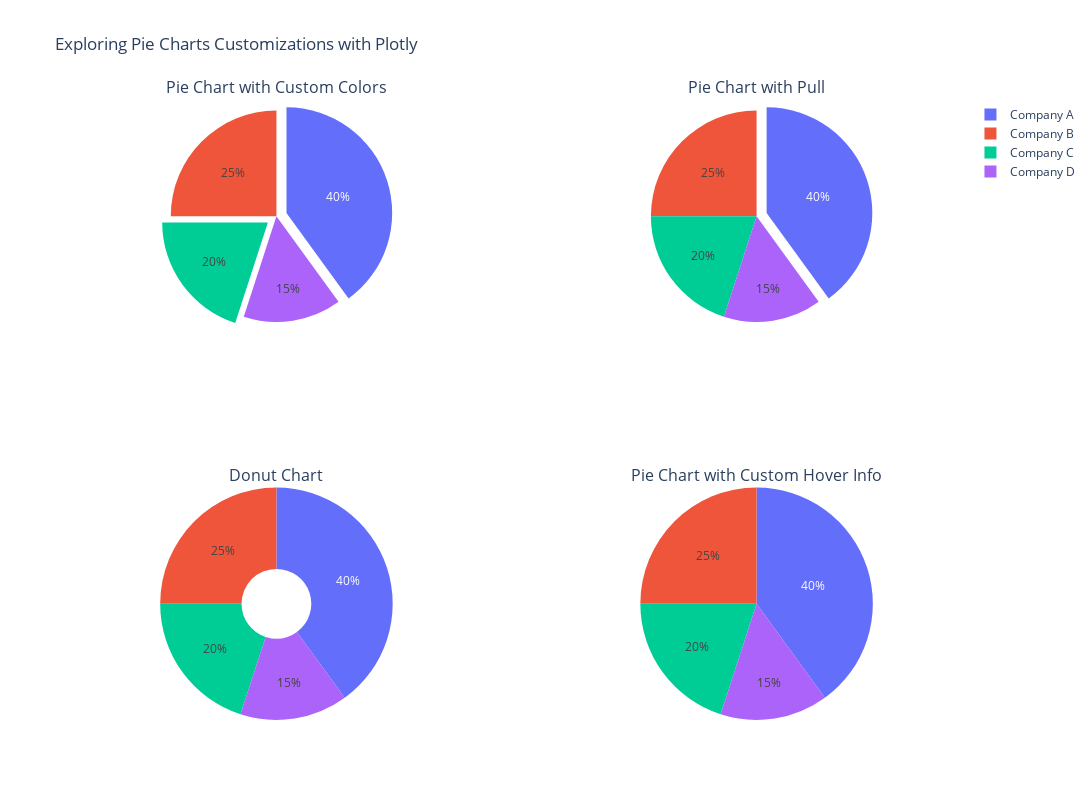

Write notebook code for a chart like this one.
### Markdown cell above
**Customizing the Pie Charts**

Customizations include adjusting slice colors, adding labels, and controlling the overall appearance.

### Code cell
# Import necessary libraries
import plotly.graph_objects as go
from plotly.subplots import make_subplots

# Sample data for the pie chart
companies = ['Company A', 'Company B', 'Company C', 'Company D']
market_share = [40, 25, 20, 15]

# Create a subplot layout for pie charts
fig = make_subplots(rows=2, cols=2, 
                    specs=[[{'type':'domain'}, {'type':'domain'}], 
                           [{'type':'domain'}, {'type':'domain'}]],
                    subplot_titles=('Pie Chart with Custom Colors',
                                    'Pie Chart with Pull',
                                    'Donut Chart',
                                    'Pie Chart with Custom Hover Info'))

# 1. Pie Chart with Exploded Slices
# 'Exploding' the slices for 'Company A' and 'Company C'
explode = [0.1, 0, 0.1, 0]  # 'Company A' and 'Company C' will be separated from the main pie
fig.add_trace(go.Pie(labels=companies, values=market_share, pull=explode, name='Exploded Slices Pie Chart'), row=1, col=1)

# 2. Pie Chart with Pull
# 'Pull' can be used to highlight a segment of the pie chart
pull = [0.1, 0, 0, 0]  # 'Company A' will be pulled out by 10%
fig.add_trace(go.Pie(labels=companies, values=market_share, pull=pull, name='Pie Chart with Pull'), row=1, col=2)

# 3. Donut Chart
fig.add_trace(go.Pie(labels=companies, values=market_share, hole=0.3, name='Donut Chart'), row=2, col=1)

# 4. Pie Chart with Custom Hover Info
hoverinfo = ["Company: {}<br>Market Share: {}%".format(company, share) for company, share in zip(companies, market_share)]
fig.add_trace(go.Pie(labels=companies, values=market_share, hoverinfo="text", hovertext=hoverinfo, name='Custom Hover Info Pie Chart'), row=2, col=2)

# Update layout with a title
fig.update_layout(title_text="Exploring Pie Charts Customizations with Plotly",width=1500, height=800)

# Display the combined pie charts with all customizations
fig.show()

### Figure 1 — Plotly figure (JSON) as saved in the notebook; plotly's stock layout.template omitted (floating-point values rounded to 4 significant figures)
{"data": [{"domain": {"x": [0, 0.45], "y": [0.625, 1]}, "labels": ["Company A", "Company B", "Company C", "Company D"], "name": "Exploded Slices Pie Chart", "pull": [0.1, 0, 0.1, 0], "type": "pie", "values": [40, 25, 20, 15]}, {"domain": {"x": [0.55, 1], "y": [0.625, 1]}, "labels": ["Company A", "Company B", "Company C", "Company D"], "name": "Pie Chart with Pull", "pull": [0.1, 0, 0, 0], "type": "pie", "values": [40, 25, 20, 15]}, {"domain": {"x": [0, 0.45], "y": [0, 0.375]}, "hole": 0.3, "labels": ["Company A", "Company B", "Company C", "Company D"], "name": "Donut Chart", "type": "pie", "values": [40, 25, 20, 15]}, {"domain": {"x": [0.55, 1], "y": [0, 0.375]}, "hoverinfo": "text", "hovertext": ["Company: Company A<br>Market Share: 40%", "Company: Company B<br>Market Share: 25%", "Company: Company C<br>Market Share: 20%", "Company: Company D<br>Market Share: 15%"], "labels": ["Company A", "Company B", "Company C", "Company D"], "name": "Custom Hover Info Pie Chart", "type": "pie", "values": [40, 25, 20, 15]}], "layout": {"annotations": [{"font": {"size": 16}, "showarrow": false, "text": "Pie Chart with Custom Colors", "x": 0.225, "xanchor": "center", "xref": "paper", "y": 1, "yanchor": "bottom", "yref": "paper"}, {"font": {"size": 16}, "showarrow": false, "text": "Pie Chart with Pull", "x": 0.775, "xanchor": "center", "xref": "paper", "y": 1, "yanchor": "bottom", "yref": "paper"}, {"font": {"size": 16}, "showarrow": false, "text": "Donut Chart", "x": 0.225, "xanchor": "center", "xref": "paper", "y": 0.375, "yanchor": "bottom", "yref": "paper"}, {"font": {"size": 16}, "showarrow": false, "text": "Pie Chart with Custom Hover Info", "x": 0.775, "xanchor": "center", "xref": "paper", "y": 0.375, "yanchor": "bottom", "yref": "paper"}], "height": 800, "title": {"text": "Exploring Pie Charts Customizations with Plotly"}, "width": 1500}}
